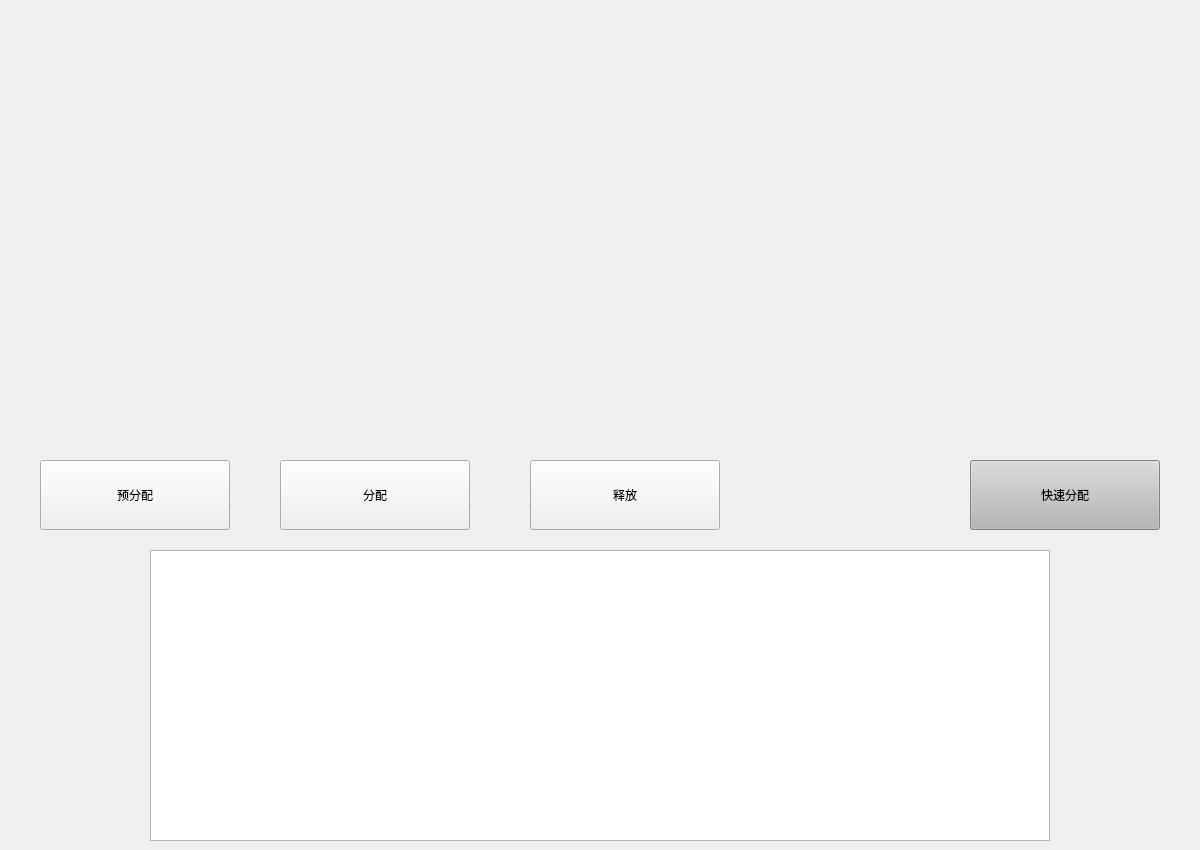
<?xml version="1.0" encoding="UTF-8"?>
<ui version="4.0">
 <class>Widget</class>
 <widget class="QWidget" name="Widget">
  <property name="geometry">
   <rect>
    <x>0</x>
    <y>0</y>
    <width>1200</width>
    <height>850</height>
   </rect>
  </property>
  <property name="windowTitle">
   <string>内存可变分区分配仿真</string>
  </property>
  <widget class="QPushButton" name="initButton">
   <property name="geometry">
    <rect>
     <x>40</x>
     <y>460</y>
     <width>190</width>
     <height>70</height>
    </rect>
   </property>
   <property name="text">
    <string>预分配</string>
   </property>
  </widget>
  <widget class="QPushButton" name="bindButton">
   <property name="geometry">
    <rect>
     <x>280</x>
     <y>460</y>
     <width>190</width>
     <height>70</height>
    </rect>
   </property>
   <property name="text">
    <string>分配</string>
   </property>
  </widget>
  <widget class="QPushButton" name="freeButton">
   <property name="geometry">
    <rect>
     <x>530</x>
     <y>460</y>
     <width>190</width>
     <height>70</height>
    </rect>
   </property>
   <property name="text">
    <string>释放</string>
   </property>
  </widget>
  <widget class="QListView" name="listView">
   <property name="geometry">
    <rect>
     <x>150</x>
     <y>550</y>
     <width>900</width>
     <height>291</height>
    </rect>
   </property>
   <property name="isWrapping" stdset="0">
    <bool>false</bool>
   </property>
  </widget>
  <widget class="QPushButton" name="quickFitButton">
   <property name="geometry">
    <rect>
     <x>970</x>
     <y>460</y>
     <width>190</width>
     <height>70</height>
    </rect>
   </property>
   <property name="styleSheet">
    <string notr="true">background-color: rgb(182, 182, 182);</string>
   </property>
   <property name="text">
    <string>快速分配</string>
   </property>
  </widget>
 </widget>
 <resources/>
 <connections/>
</ui>
